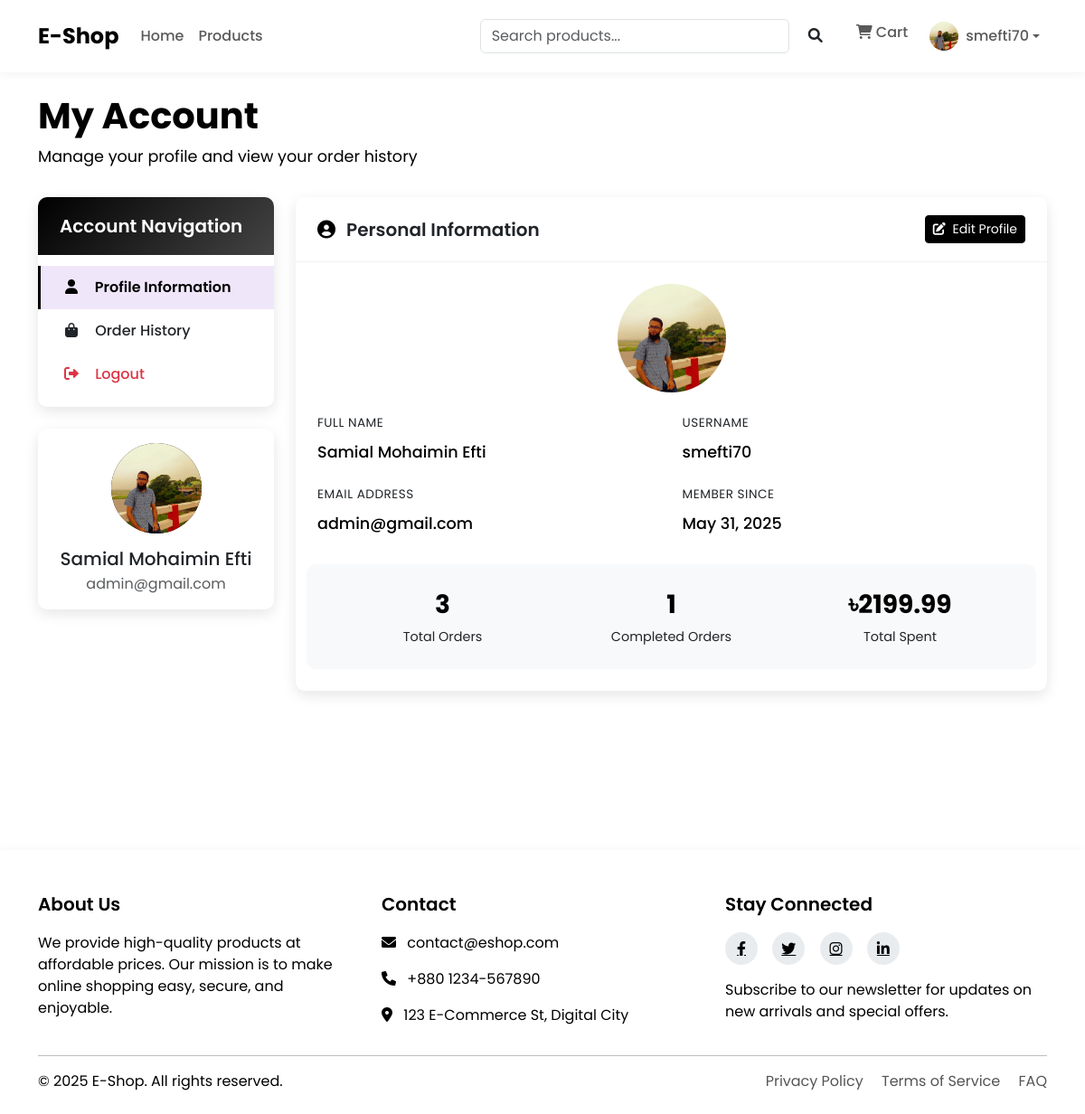
The page /profile/ (signed in) on the database its author committed.
### shop/models.py (models this page shows, shortened)
class CustomUser(AbstractUser):
    username = models.CharField(max_length=150, blank=True, null=True, unique=True)
    email = models.EmailField(unique=True)
    is_verified = models.BooleanField(default=False)
    address_line_1 = models.CharField(null=True, blank=True, max_length=100)
    address_line_2 = models.CharField(null=True, blank=True, max_length=100)
    city = models.CharField(blank=True, max_length=20)
    postcode = models.CharField(blank=True, max_length=20)
    country = models.CharField(blank=True, max_length=20)
    mobile = models.CharField(null=True, blank=True, max_length=15)
    profile_picture = models.ImageField(null=True, blank=True, upload_to="user_profile")
    USERNAME_FIELD = "email"
    REQUIRED_FIELDS = []
    objects = CustomUserManager()
    def get_full_name(self):
        return f"{self.first_name} {self.last_name}".strip()

### shop/views.py (the view)
# urls.py: path('profile/', views.profile, name='profile'),
@login_required
def profile(request):
    tab = request.GET.get('tab')
    orders = Order.objects.filter(user=request.user).order_by('-created_at')
    completed_orders_count = orders.filter(status='delivered').count()
    total_spent = sum(order.get_total_cost() for order in orders if order.paid)
    order_history_active = (tab == 'orders')
    context = {
        'user': request.user,
        'orders': orders,
        'order_history_active': order_history_active,
        'completed_orders': completed_orders_count,
        'total_spent': total_spent,
    }
    return render(request, 'shop/profile.html', context)

### templates/shop/profile.html (shortened to what this page needs)
{% extends 'base.html' %}
{% block content %}
<div class="profile-container">
    <div class="profile-header">
        <h1 class="profile-title">My Account</h1>
        <p class="profile-subtitle">Manage your profile and view your order history</p>
    </div>
    <div class="row">
        <div class="col-lg-3 mb-4">
            <div class="profile-sidebar">
                <div class="sidebar-card card">
                    <div class="card-header">
                        <h5 class="mb-0">Account Navigation</h5>
                    </div>
                    <div class="sidebar-menu list-group list-group-flush">
                        <a href="{% url 'shop:profile' %}" class="list-group-item list-group-item-action {% if not order_history_active %}active{% endif %}">
                            <i class="fas fa-user"></i> Profile Information
                        </a>
                        <a href="{% url 'shop:profile' %}?tab=orders" class="list-group-item list-group-item-action {% if order_history_active %}active{% endif %}">
                            <i class="fas fa-shopping-bag"></i> Order History
                        </a>
                        <a href="{% url 'shop:logout' %}" class="list-group-item list-group-item-action text-danger">
                            <i class="fas fa-sign-out-alt"></i> Logout
                        </a>
                    </div>
                </div>
                <div class="sidebar-card card">
                    <div class="card-body text-center">
                        {% if user.profile_picture %}
                            <img src="{{ user.profile_picture.url }}" alt="{{ user.get_full_name }}"
                                 class="profile-avatar" style="object-fit: cover;">
                        {% else %}
                            <div class="profile-avatar">
                                {{ user.first_name|slice:":1" }}{{ user.last_name|slice:":1" }}
                            </div>
                        {% endif %}
                        <h5 class="mb-1">{{ user.get_full_name }}</h5>
                        <p class="text-muted mb-0">{{ user.email }}</p>
                    </div>
                </div>
            </div>
        </div>
        <div class="col-lg-9">
            {% if not order_history_active %}
            <div class="content-card card mb-4">
                <div class="card-header d-flex justify-content-between align-items-center">
                    <h5 class="mb-0"><i class="fas fa-user-circle"></i> Personal Information</h5>
                    <a href="{% url 'shop:profile_update' %}" class="btn btn-sm btn-primary">
                        <i class="fas fa-edit me-1 text-white"></i> Edit Profile
                    </a>
                </div>
                <div class="card-body">
                    {% if user.profile_picture %}
                        <div class="text-center mb-4">
                            <img src="{{ user.profile_picture.url }}" alt="{{ user.get_full_name }}"
                                 class="rounded-circle" style="width: 120px; height: 120px; object-fit: cover;">
                        </div>
                    {% endif %}
                    <div class="row mb-4">
                        <div class="col-md-6 mb-4 mb-md-0">
                            <div class="info-label">Full Name</div>
                            <div class="info-value">{{ user.get_full_name }}</div>
                        </div>
                        <div class="col-md-6">
                            <div class="info-label">Username</div>
                            <div class="info-value">{{ user.username }}</div>
                        </div>
                    </div>
                    <div class="row">
                        <div class="col-md-6 mb-4 mb-md-0">
                            <div class="info-label">Email Address</div>
                            <div class="info-value">{{ user.email }}</div>
                        </div>
                        <div class="col-md-6">
                            <div class="info-label">Member Since</div>
                            <div class="info-value">{{ user.date_joined|date:"F d, Y" }}</div>
                        </div>
                    </div>
                    <div class="profile-stats row">
                        <div class="col-md-4">
                            <div class="stat-item">
                                <div class="stat-value">{{ orders|length }}</div>
                                <div class="stat-label">Total Orders</div>
                            </div>
                        </div>
                        <div class="col-md-4">
                            <div class="stat-item">
                                <div class="stat-value">
                                    {{ completed_orders }}
                                </div>
                                <div class="stat-label">Completed Orders</div>
                            </div>
                        </div>
                        <div class="col-md-4">
                            <div class="stat-item">
                                <div class="stat-value">
                                    ৳{{total_spent}}
                                </div>
                                <div class="stat-label">Total Spent</div>
                            </div>
                        </div>
                    </div>
                </div>
            </div>
            {% endif %}
        </div>
    </div>
</div>
{% endblock %}

### templates/base.html (shortened to what this page needs)
<!DOCTYPE html>
<html lang="en">
  <head>
    <link
      href="https://cdn.jsdelivr.net/npm/bootstrap@5.3.0/dist/css/bootstrap.min.css"
      rel="stylesheet"
    />
    <link
      rel="stylesheet"
      href="https://cdnjs.cloudflare.com/ajax/libs/font-awesome/6.0.0/css/all.min.css"
    />
    {% load static %} {% block extra_css %}{% endblock %}
  </head>
  <body>
    <header>
      <nav class="navbar navbar-expand-lg navbar-light bg-white">
        <div class="container">
          <a class="navbar-brand" href="{% url 'shop:home' %}">E-Shop</a>
          <div class="collapse navbar-collapse" id="navbarNav">
            <ul class="navbar-nav me-auto mb-2 mb-lg-0">
              <li
                class="nav-item {% if request.path == '/' %}active{% endif %}"
              >
                <a class="nav-link" href="{% url 'shop:home' %}">Home</a>
              </li>
              <li
                class="nav-item {% if '/products/' in request.path %}active{% endif %}"
              >
                <a class="nav-link" href="{% url 'shop:product_list' %}"
                  >Products</a
                >
              </li>
            </ul>
            <form
              class="d-flex search-box me-3"
              action="{% url 'shop:product_list' %}"
              method="get"
            >
              <input
                class="form-control search-input me-2"
                type="search"
                name="search"
                placeholder="Search products..."
                aria-label="Search"
              />
              <button class="btn search-btn" type="submit">
                <i class="fas fa-search"></i>
              </button>
            </form>
            <ul class="navbar-nav">
              <li class="nav-item me-2">
                <a
                  class="nav-link cart-btn"
                  href="{% url 'shop:cart_detail' %}"
                >
                  <i class="fas fa-shopping-cart"></i>
                  Cart
                </a>
              </li>
              {% if user.is_authenticated %}
              <li class="nav-item dropdown">
                <a
                  class="nav-link dropdown-toggle d-flex align-items-center"
                  href="#"
                  id="navbarDropdown"
                  role="button"
                  data-bs-toggle="dropdown"
                  aria-expanded="false"
                >
                  {% if user.profile_picture %}
                  <img
                    src="{{ user.profile_picture.url }}"
                    alt="{{ user.get_full_name }}"
                    class="rounded-circle me-2"
                    style="width: 32px; height: 32px; object-fit: cover"
                  />
                  {% else %}
                  <i
                    class="fas fa-user-circle me-2"
                    style="font-size: 1.5rem"
                  ></i>
                  {% endif %} {{ user.username }}
                </a>
              </li>
              {% endif %}
            </ul>
          </div>
        </div>
      </nav>
    </header>
    <main class="container my-4">
       {% block content %}{% endblock %}
    </main>
    <footer>
      <div class="container">
        <div class="row">
          <div class="col-md-4 mb-4 mb-md-0">
            <h5>About Us</h5>
            <p>
              We provide high-quality products at affordable prices. Our mission
              is to make online shopping easy, secure, and enjoyable.
            </p>
          </div>
          <div class="col-md-4 mb-4 mb-md-0">
            <h5>Contact</h5>
            <p><i class="fas fa-envelope me-2"></i> contact@eshop.com</p>
            <p><i class="fas fa-phone me-2"></i> +880 1234-567890</p>
            <p>
              <i class="fas fa-map-marker-alt me-2"></i> 123 E-Commerce St,
              Digital City
            </p>
          </div>
          <div class="col-md-4">
            <h5>Stay Connected</h5>
            <div class="social-icons mb-3">
              <a href="#"><i class="fab fa-facebook-f"></i></a>
              <a href="#"><i class="fab fa-twitter"></i></a>
              <a href="#"><i class="fab fa-instagram"></i></a>
              <a href="#"><i class="fab fa-linkedin-in"></i></a>
            </div>
            <p>
              Subscribe to our newsletter for updates on new arrivals and
              special offers.
            </p>
          </div>
        </div>
        <hr />
        <div class="row mt-3">
          <div class="col-md-6 mb-2 mb-md-0">
            <p class="mb-0">
              &copy; {% now "Y" %} E-Shop. All rights reserved.
            </p>
          </div>
          <div class="col-md-6 text-md-end">
            <p class="mb-0">
              <a href="#" class="text-decoration-none me-3 text-muted"
                >Privacy Policy</a
              >
              <a href="#" class="text-decoration-none me-3 text-muted"
                >Terms of Service</a
              >
              <a href="#" class="text-decoration-none text-muted">FAQ</a>
            </p>
          </div>
        </div>
      </div>
    </footer>
  </body>
</html>

### rows shown on the page
CustomUser: profile_picture (picture), username "smefti70", get_full_name "Samial Mohaimin Efti", email "admin@gmail.com", date_joined "May 31, 2025"

### other values the page prints
{{ orders|length }} "3"
{{ completed_orders }} "1"
{{ total_spent }} "2199.99"
